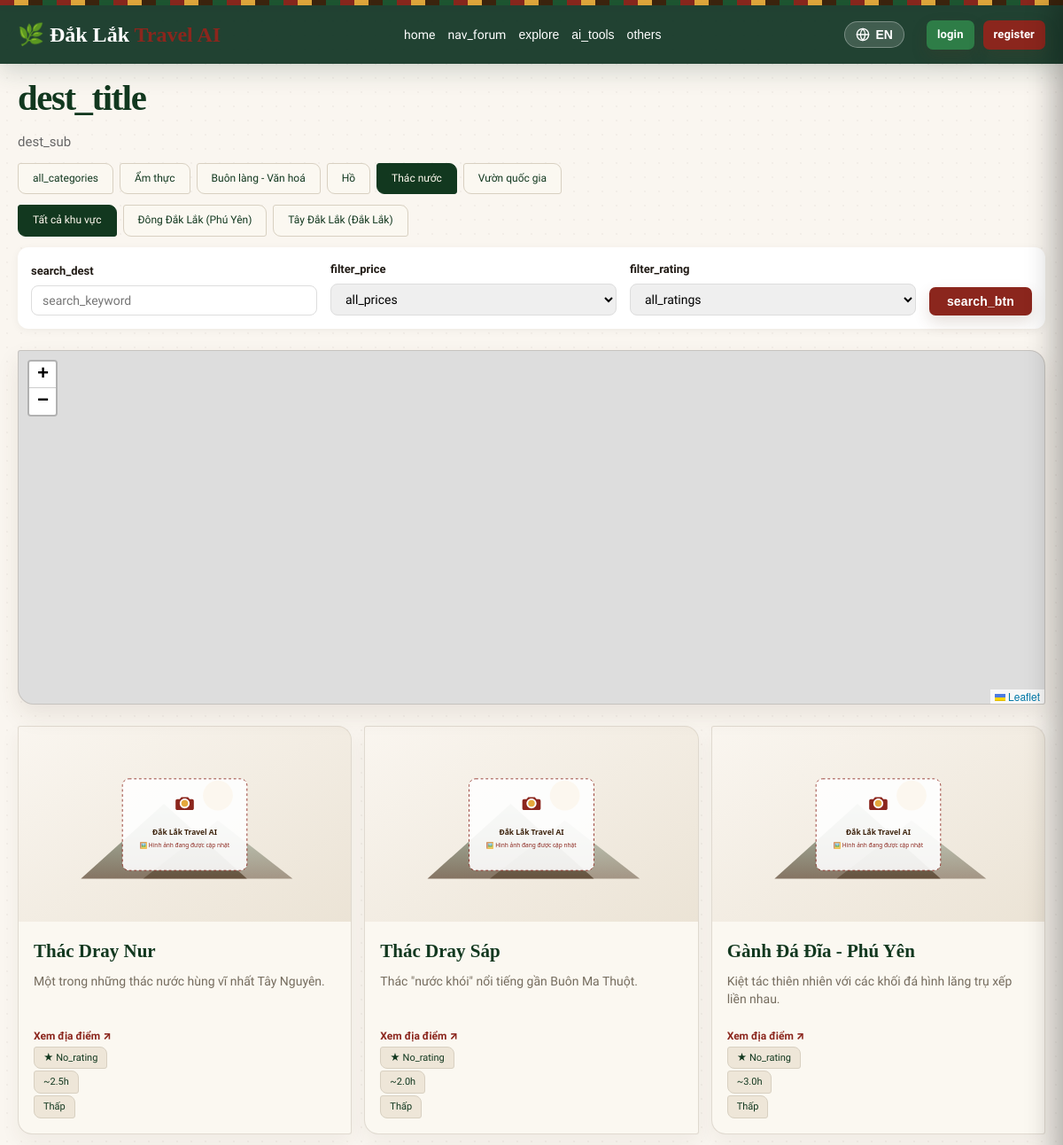
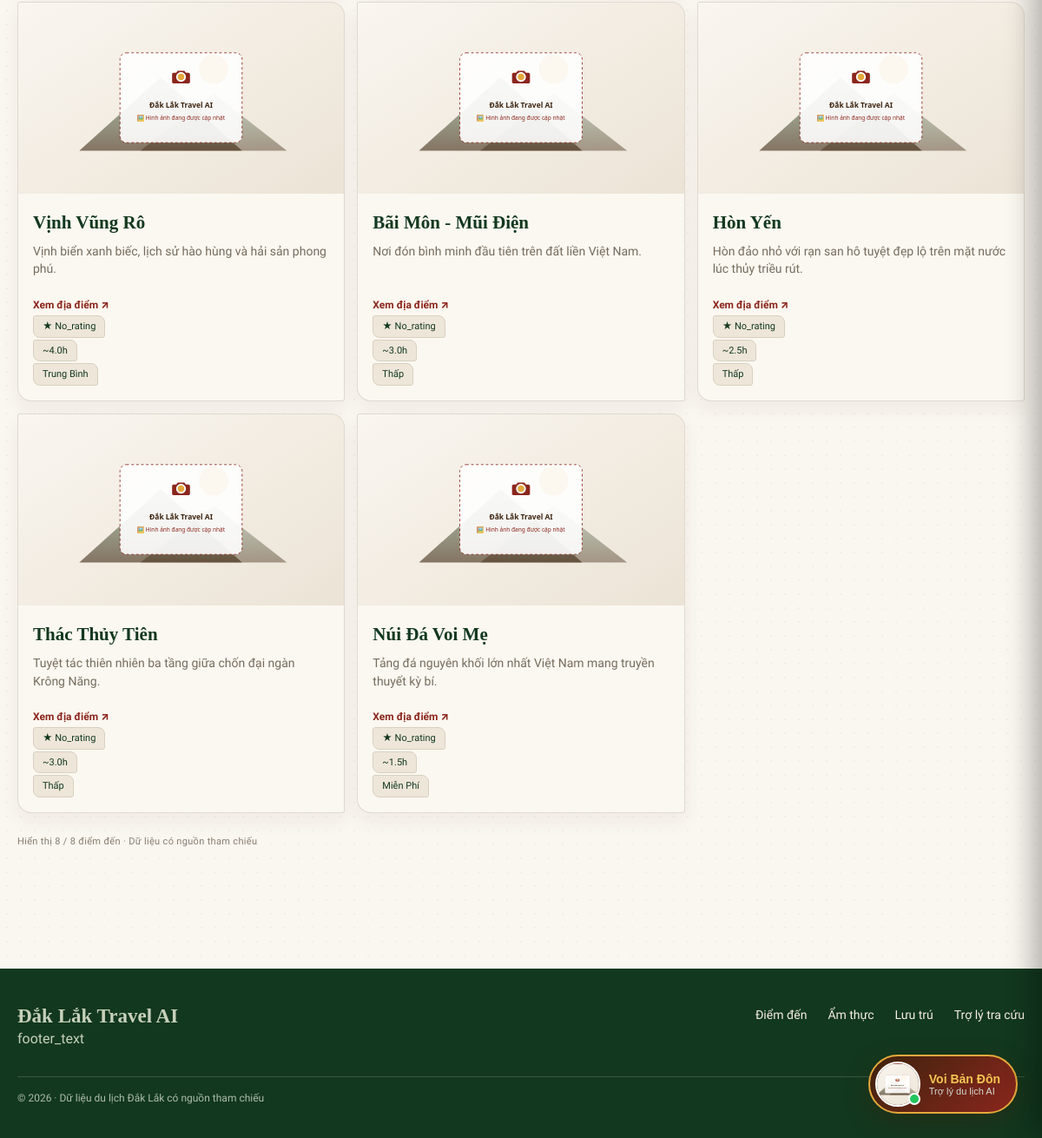
Before: /destinations.php?cat=1 with the older database file (2 pictures, top to bottom).
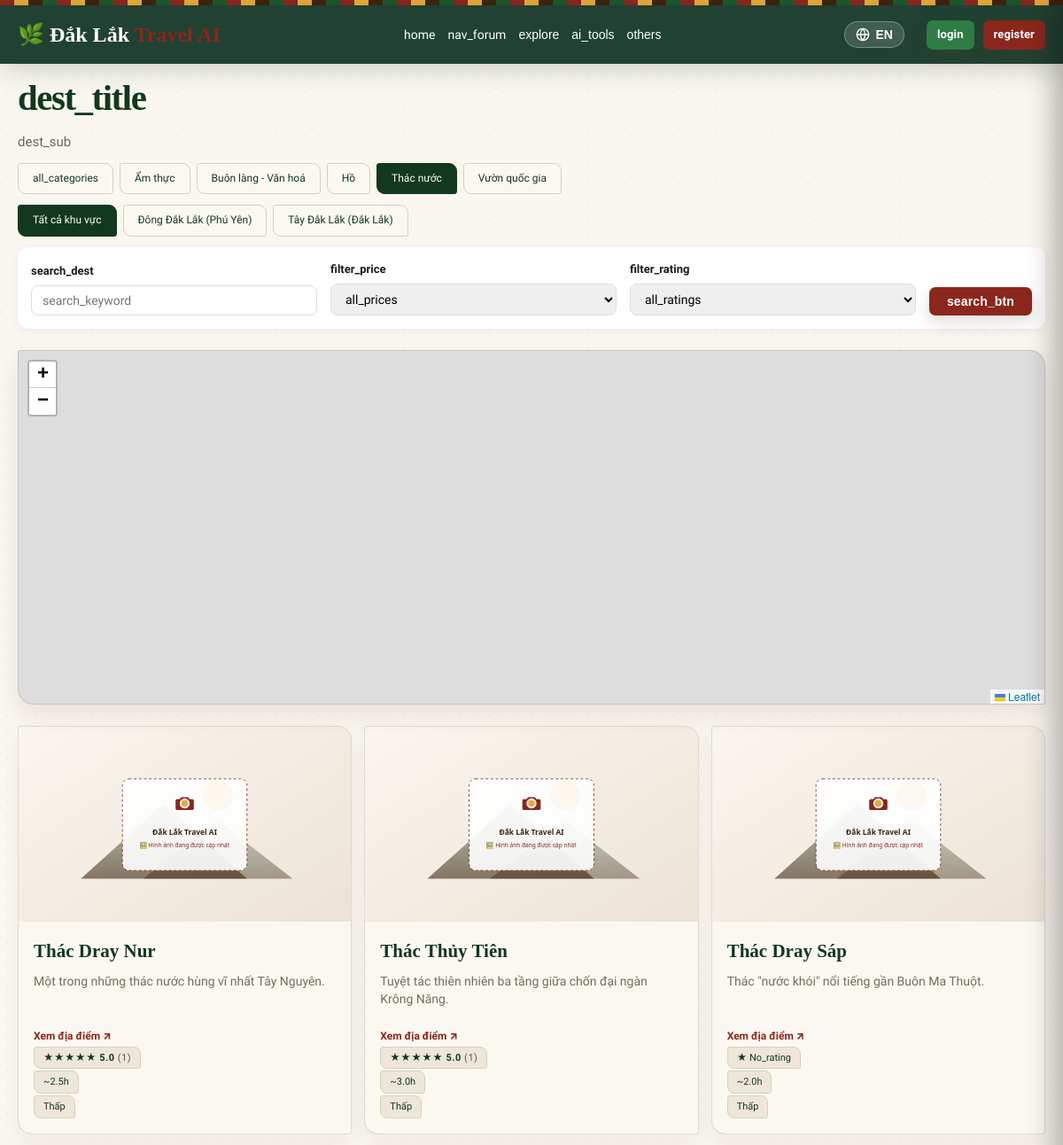
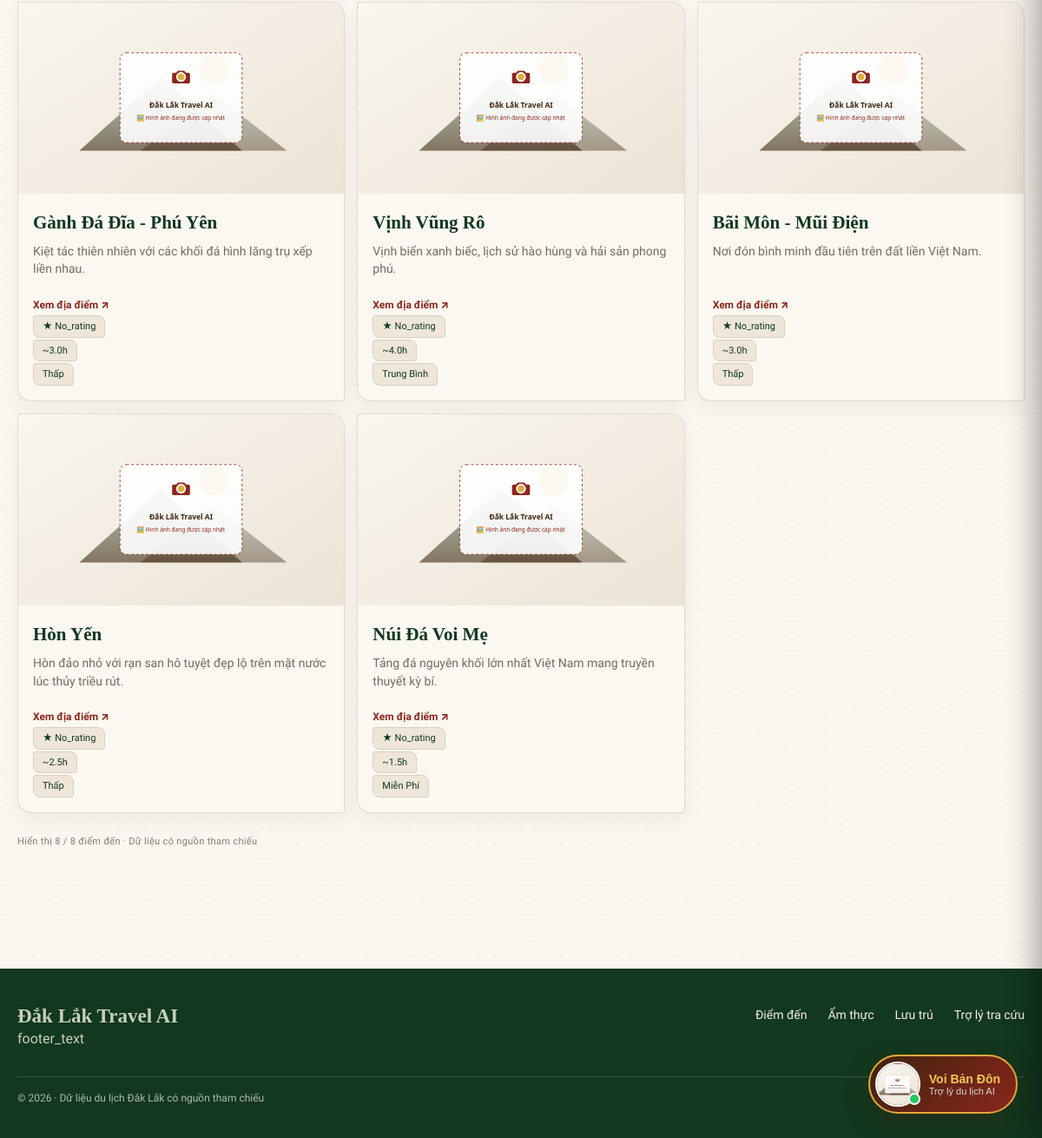
After: the same page with the newer database file (2 pictures, top to bottom).
### tables this page shows
CREATE TABLE `categories` (
  `id` int(11) NOT NULL,
  `name` varchar(100) NOT NULL,
  `name_en` varchar(255) DEFAULT NULL,
  `slug` varchar(100) NOT NULL
);

CREATE TABLE `destinations` (
  `id` int(11) NOT NULL,
  `category_id` int(11) DEFAULT NULL,
  `name` varchar(200) NOT NULL,
  `name_en` varchar(255) DEFAULT NULL,
  `slug` varchar(200) NOT NULL,
  `short_desc` varchar(500) DEFAULT NULL,
  `short_desc_en` text DEFAULT NULL,
  `description` text DEFAULT NULL,
  `description_en` text DEFAULT NULL,
  `address` varchar(255) DEFAULT NULL,
  `image_url` varchar(500) DEFAULT NULL,
  `image_360_url` varchar(500) DEFAULT NULL,
  `avg_visit_hours` decimal(4,1) DEFAULT 2.0,
  `price_level` enum('free','low','medium','high') DEFAULT 'low',
  `rating` decimal(2,1) DEFAULT 4.5,
  `latitude` decimal(10,6) DEFAULT NULL,
  `longitude` decimal(10,6) DEFAULT NULL,
  `virtual_tour_enabled` tinyint(1) NOT NULL DEFAULT 0,
  `virtual_tour_type` varchar(50) DEFAULT 'pannellum',
  `audio_guide_url` varchar(500) DEFAULT NULL,
  `tags` varchar(255) DEFAULT NULL,
  `created_at` timestamp NOT NULL DEFAULT current_timestamp()
);

### includes/functions.php (called while the page is built, shortened)
<?php
function __(string $key): string
{
    static $langArr = null;
    if ($langArr === null) {
        $langCode = $_SESSION['lang'] ?? 'vi';
        $langFile = __DIR__ . '/lang_' . $langCode . '.php';
        if (file_exists($langFile)) {
            $langArr = require $langFile;
        } else {
            $langArr = require __DIR__ . '/lang_vi.php';
        }
    }
    return $langArr[$key] ?? $key;
}
function url(string $path): string
{
    if (str_starts_with($path, 'http://') || str_starts_with($path, 'https://')) {
        return $path;
    }
    return BASE_URL . (str_starts_with($path, '/') ? $path : '/' . $path);
}
function e(?string $str): string
{
    return htmlspecialchars($str ?? '', ENT_QUOTES, 'UTF-8');
}
function priceLevelVi(?string $level): string
{
    $isEn = ($_SESSION['lang'] ?? 'vi') === 'en';
    return match(strtolower(trim($level ?? ''))) {
        'free'   => $isEn ? 'Free' : 'Miễn phí',
        'low'    => $isEn ? 'Low' : 'Thấp',
        'medium' => $isEn ? 'Medium' : 'Trung bình',
        'high'   => $isEn ? 'High' : 'Cao',
        default  => $level ?? '',
    };
}
function translateDbRow(array $row, array $fields): array
{
    return $row;
}
function getAllCategories(): array
{
    $db = getDB();
    $rows = $db->query("SELECT * FROM categories ORDER BY name")->fetchAll();
    return $rows;
}
function getAllDestinations(?int $categoryId = null, string $keyword = '', string $priceLevel = '', float $minRating = 0, int $limit = 0, int $offset = 0, string $region = ''): array
{
    $db = getDB();
    $sql = "
        SELECT d.*,
               COALESCE(AVG(r.rating), d.rating)          AS display_rating,
               ROUND(AVG(r.rating), 1)                    AS avg_rating,
               COUNT(r.id)                                AS review_count
        FROM destinations d
        LEFT JOIN reviews r ON r.destination_id = d.id
        WHERE 1=1
    ";
    $params = [];
    if ($categoryId) {
        $sql .= " AND d.category_id = ?";
        $params[] = $categoryId;
    }
    $sql .= " GROUP BY d.id";
    $sql .= " ORDER BY display_rating DESC";
    if ($limit > 0) {
        $sql .= " LIMIT $limit OFFSET $offset";
    }
    $stmt = $db->prepare($sql);
    $stmt->execute($params);
    $rows = $stmt->fetchAll();
    return $rows;
}
function getTotalDestinations(?int $categoryId = null, string $keyword = '', string $priceLevel = '', float $minRating = 0, string $region = ''): int
{
    $db = getDB();
    $sql = "
        SELECT COUNT(DISTINCT d.id)
        FROM destinations d
        LEFT JOIN reviews r ON r.destination_id = d.id
        WHERE 1=1
    ";
    $params = [];
    if ($categoryId) {
        $sql .= " AND d.category_id = ?";
        $params[] = $categoryId;
    }
    $stmt = $db->prepare($sql);
    $stmt->execute($params);
    return (int)$stmt->fetchColumn();
}

### public/destinations.php (the view, shortened to what the changed rows need)
<?php
require_once __DIR__ . '/../includes/functions.php';
$categories = getAllCategories();
$catId = isset($_GET['cat']) && $_GET['cat'] !== '' ? (int) $_GET['cat'] : null;
$keyword = trim($_GET['q'] ?? '');
$priceLevel = $_GET['price'] ?? '';
$minRating = isset($_GET['rating']) ? (float) $_GET['rating'] : 0;
$region = in_array($_GET['region'] ?? '', ['east', 'west'], true) ? $_GET['region'] : '';
$page = isset($_GET['page']) && (int)$_GET['page'] > 0 ? (int)$_GET['page'] : 1;
$limit = 8;
$offset = ($page - 1) * $limit;
$totalDestinations = getTotalDestinations($catId, $keyword, $priceLevel, $minRating, $region);
$destinations = getAllDestinations($catId, $keyword, $priceLevel, $minRating, $limit, $offset, $region);
function renderStarsBadge(?float $rating, int $count): string
{
    if ($rating === null || $count === 0) {
        return '<span class="badge badge-norating">★ ' . __('no_rating') . '</span>';
    }
    $full  = (int) round($rating);
    $stars = str_repeat('★', $full) . str_repeat('☆', 5 - $full);
    return '<span class="badge badge-rating">' . $stars . ' ' . number_format($rating, 1) . ' <span class="rev-cnt">(' . $count . ')</span></span>';
}
include __DIR__ . '/../includes/header.php';
?>
<link rel="stylesheet" href="https://unpkg.com/leaflet@1.9.4/dist/leaflet.css" />
<link rel="stylesheet" href="https://unpkg.com/leaflet.markercluster@1.5.3/dist/MarkerCluster.css" />
<link rel="stylesheet" href="https://unpkg.com/leaflet.markercluster@1.5.3/dist/MarkerCluster.Default.css" />
<div class="catalog-page catalog-destinations">
<h1 class="section-title"><?= __('dest_title') ?></h1>
<div class="pills" style="margin-bottom: 10px;">
  <a href="<?= url('/diem-den') ?>" class="pill <?= $catId === null ? 'active' : '' ?>"><?= __('all_categories') ?></a>
  <?php foreach ($categories as $c): ?>
    <a href="<?= url('/diem-den') ?>?cat=<?= e((string) $c['id']) ?>"
      class="pill <?= $catId === (int) $c['id'] ? 'active' : '' ?>">
      <?= e($c['name']) ?>
    </a>
  <?php endforeach; ?>
</div>
<div class="pills region-pills" aria-label="Lọc theo khu vực">
  <?php $regionParams = $_GET; unset($regionParams['page']); ?>
  <a href="<?= url('/diem-den') . ($regionParams ? '?' . e(http_build_query(array_diff_key($regionParams, ['region' => true]))) : '') ?>" class="pill <?= $region === '' ? 'active' : '' ?>">Tất cả khu vực</a>
  <?php foreach (['east' => 'Đông Đắk Lắk (Phú Yên)', 'west' => 'Tây Đắk Lắk (Đắk Lắk)'] as $regionKey => $regionLabel): ?>
    <?php $regionLinkParams = array_diff_key($regionParams, ['region' => true]); $regionLinkParams['region'] = $regionKey; ?>
    <a href="<?= url('/diem-den') . '?' . e(http_build_query($regionLinkParams)) ?>" class="pill <?= $region === $regionKey ? 'active' : '' ?>"><?= $regionLabel ?></a>
  <?php endforeach; ?>
</div>
<div class="grid catalog-grid">
  <?php foreach ($destinations as $d): ?>
    <a href="<?= url('/diem-den/' . $d['slug']) ?>" class="card catalog-card">
      <div class="card-img">
        <?php if (!empty($d['image_url'])): ?>
          <img src="<?= url($d['image_url']) ?>" alt="<?= e($d['name']) ?>" style="width:100%;height:100%;object-fit:cover;" onerror="this.onerror=null;this.src='<?= url('/assets/images/placeholder.svg') ?>';">
        <?php else: ?>
          🌄
        <?php endif; ?>
      </div>
      <div class="card-body">
        <h3><?= e($d['name']) ?></h3>
        <p><?= e($d['short_desc']) ?></p>
        <span class="catalog-card-link">Xem địa điểm <span aria-hidden="true">↗</span></span>
        <?= renderStarsBadge(
            $d['avg_rating'] !== null ? (float)$d['avg_rating'] : null,
            (int)$d['review_count']
        ) ?>
        <span class="badge">~<?= e((string) $d['avg_visit_hours']) ?>h</span>
        <span class="badge"><?= e(priceLevelVi($d['price_level'])) ?></span>
      </div>
    </a>
  <?php endforeach; ?>
</div>
</div>
<?php include __DIR__ . '/../includes/footer.php'; ?>

Changed rows visible on the page:
changed destinations "Thác Dray Nur": count (not shown) → "1"; text "★" → "( )"
changed destinations "Thác Thủy Tiên": count (not shown) → "1"; text "★" → "( )"; moves up the list
